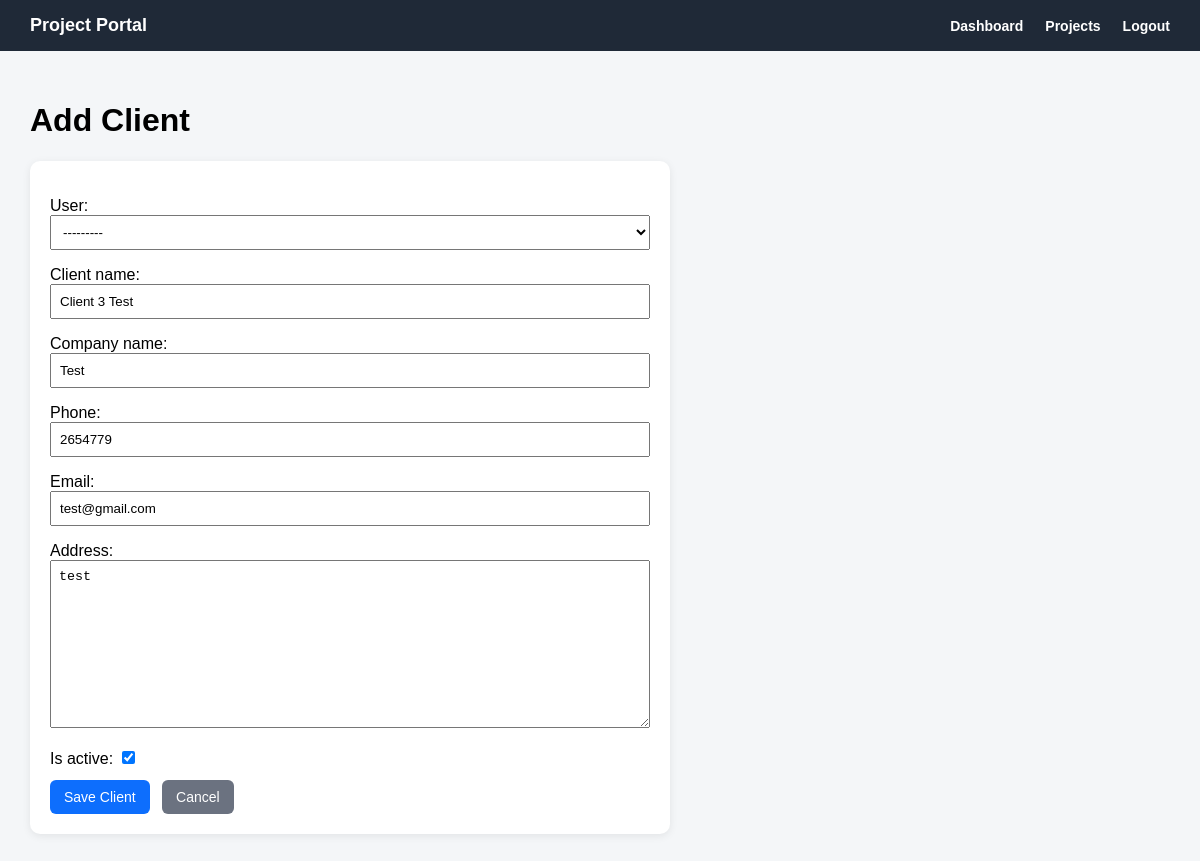
Before: /clients/4/edit/ (signed in) with the older database file.
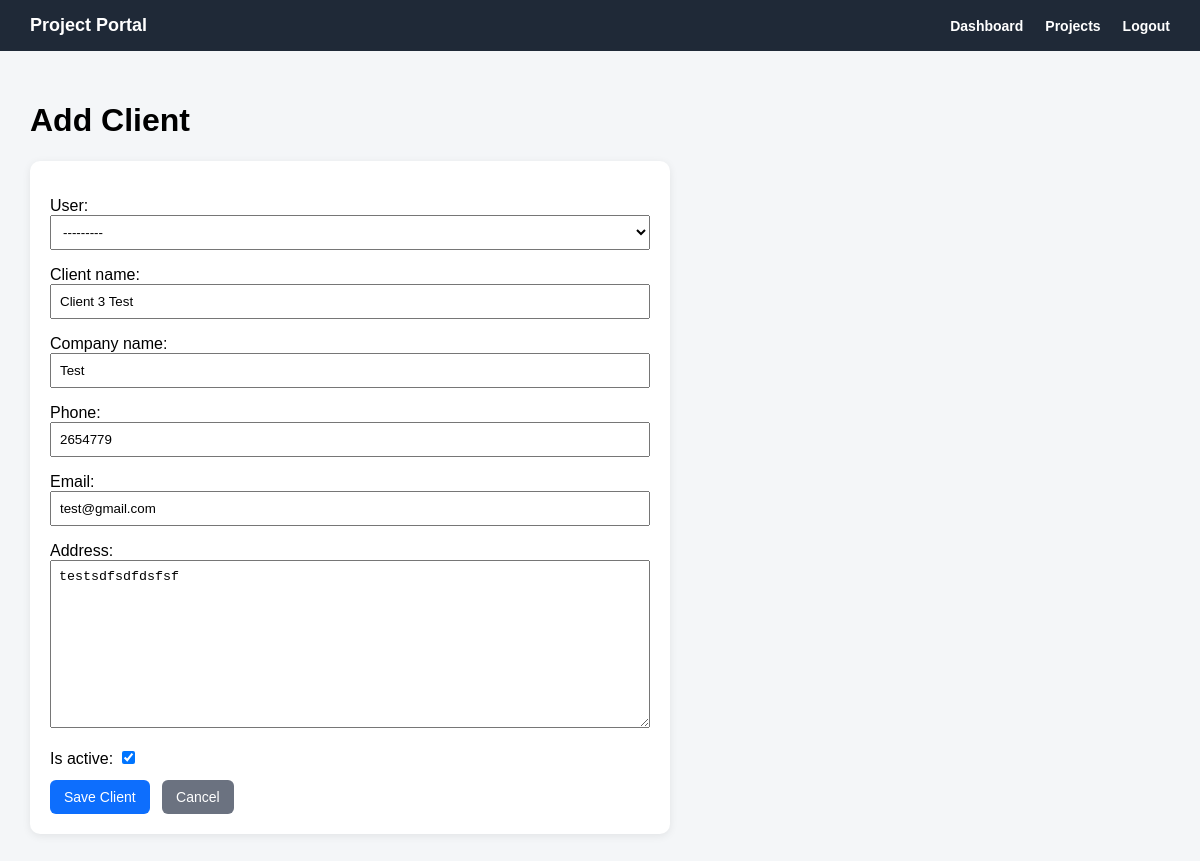
After: the same page with the newer database file.
### clients/models.py (models this page shows, shortened)
class Client(models.Model):
    user = models.OneToOneField(
        settings.AUTH_USER_MODEL,
        on_delete=models.CASCADE,
        related_name='client_profile',
        blank=True,
        null=True
    )
    client_name = models.CharField(max_length=150)
    company_name = models.CharField(max_length=150, blank=True, null=True)
    phone = models.CharField(max_length=30)
    email = models.EmailField(blank=True, null=True)
    address = models.TextField(blank=True, null=True)
    is_active = models.BooleanField(default=True)
    created_at = models.DateTimeField(auto_now_add=True)

### clients/views.py (the view)
# urls.py: path('<int:pk>/edit/', client_edit_view, name='client_edit'),
@login_required
def client_edit_view(request, pk):
    if request.user.role != 'ADMIN':
        return redirect('accounts:dashboard')
    client = get_object_or_404(Client, pk=pk)
    if request.method == 'POST':
        old_user = client.user
        old_client_name = client.client_name
        old_company_name = client.company_name
        old_phone = client.phone
        old_email = client.email
        old_address = client.address
        old_is_active = client.is_active
        form = ClientForm(request.POST, instance=client)
        if form.is_valid():
            client = form.save()
            changes = []
            if old_user != client.user:
                changes.append(f'User: {old_user} -> {client.user}')
            if old_client_name != client.client_name:
                changes.append(f'Client Name: {old_client_name} -> {client.client_name}')
            if old_company_name != client.company_name:
                changes.append(f'Company Name: {old_company_name} -> {client.company_name}')
            if old_phone != client.phone:
                changes.append(f'Phone: {old_phone} -> {client.phone}')
            if old_email != client.email:
                changes.append(f'Email: {old_email} -> {client.email}')
            if old_address != client.address:
                changes.append('Address changed')
            if old_is_active != client.is_active:
                changes.append(f'Active: {old_is_active} -> {client.is_active}')
            description = f'Client updated: {client.client_name}'
            if changes:
                description += ' | Changes: ' + ', '.join(changes)
            ActivityLog.objects.create(
                user=request.user,
                action=ActivityLog.Action.UPDATE,
                model_name='Client',
                object_name=str(client),
                description=description
            )
            return redirect('clients:client_detail', pk=client.pk)
    else:
        form = ClientForm(instance=client)
    return render(request, 'clients/client_form.html', {
        'form': form,
        'page_title': 'Edit Client',
        'button_text': 'Save Changes',
    })

### clients/forms.py
class ClientForm(forms.ModelForm):
    class Meta:
        model = Client
        fields = [
            'user',
            'client_name',
            'company_name',
            'phone',
            'email',
            'address',
            'is_active',
        ]
    def __init__(self, *args, **kwargs):
        super().__init__(*args, **kwargs)
        self.fields['user'].queryset = User.objects.filter(role='CLIENT')
        self.fields['user'].required = False

### templates/clients/client_form.html (shortened to what this page needs)
{% extends 'base.html' %}
{% block content %}
<h1>Add Client</h1>
<div class="form-card">
    <form method="post">
        {{ form.as_p }}
        <button type="submit" class="btn btn-primary">Save Client</button>
        <a href="{% url 'clients:client_list' %}" class="btn btn-secondary">
            Cancel
        </a>
    </form>
</div>
{% endblock %}

Changed rows visible on the page:
changed Client "Client 3 Test": address "test" → "testsdfsdfdsfsf"
